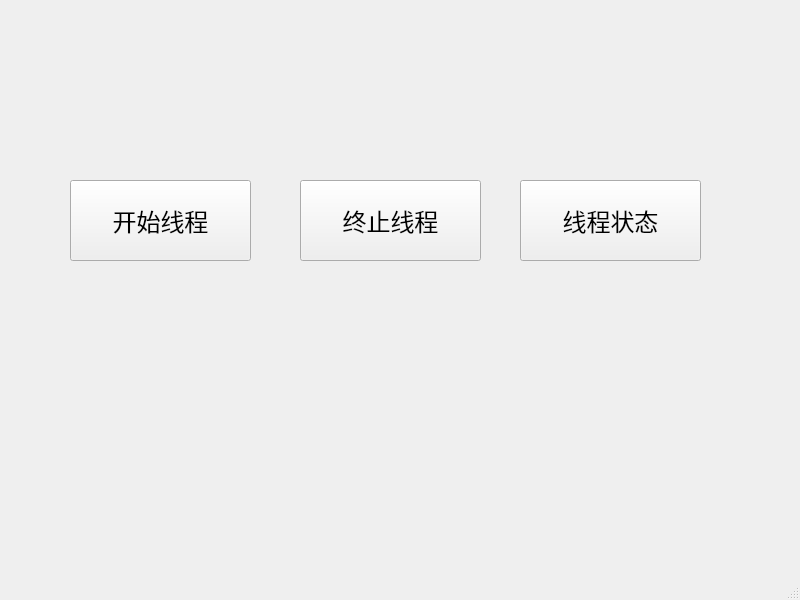
<?xml version="1.0" encoding="UTF-8"?>
<ui version="4.0">
 <class>MainWindow</class>
 <widget class="QMainWindow" name="MainWindow">
  <property name="geometry">
   <rect>
    <x>0</x>
    <y>0</y>
    <width>800</width>
    <height>600</height>
   </rect>
  </property>
  <property name="windowTitle">
   <string>MainWindow</string>
  </property>
  <widget class="QWidget" name="centralwidget">
   <widget class="QPushButton" name="startBtn">
    <property name="geometry">
     <rect>
      <x>70</x>
      <y>180</y>
      <width>181</width>
      <height>81</height>
     </rect>
    </property>
    <property name="font">
     <font>
      <family>Arial</family>
      <pointsize>18</pointsize>
     </font>
    </property>
    <property name="text">
     <string>开始线程</string>
    </property>
   </widget>
   <widget class="QPushButton" name="termiateBtn">
    <property name="geometry">
     <rect>
      <x>300</x>
      <y>180</y>
      <width>181</width>
      <height>81</height>
     </rect>
    </property>
    <property name="font">
     <font>
      <family>Arial</family>
      <pointsize>18</pointsize>
     </font>
    </property>
    <property name="text">
     <string>终止线程</string>
    </property>
   </widget>
   <widget class="QPushButton" name="statusBtn">
    <property name="geometry">
     <rect>
      <x>520</x>
      <y>180</y>
      <width>181</width>
      <height>81</height>
     </rect>
    </property>
    <property name="font">
     <font>
      <family>Arial</family>
      <pointsize>18</pointsize>
     </font>
    </property>
    <property name="text">
     <string>线程状态</string>
    </property>
   </widget>
  </widget>
  <widget class="QMenuBar" name="menubar">
   <property name="geometry">
    <rect>
     <x>0</x>
     <y>0</y>
     <width>800</width>
     <height>26</height>
    </rect>
   </property>
  </widget>
  <widget class="QStatusBar" name="statusbar"/>
 </widget>
 <resources/>
 <connections/>
</ui>
